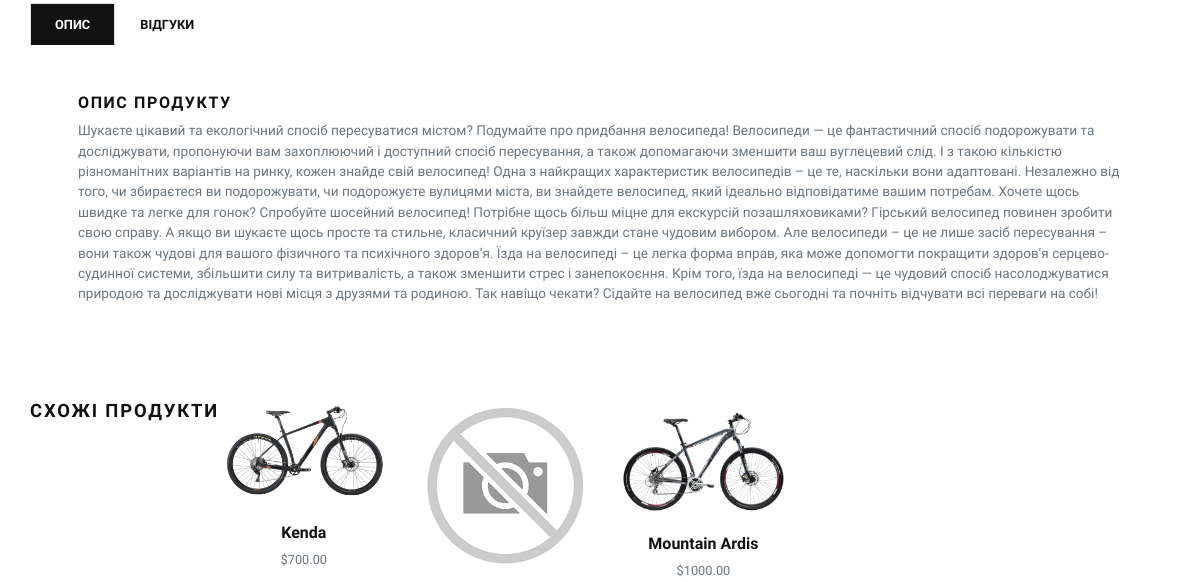
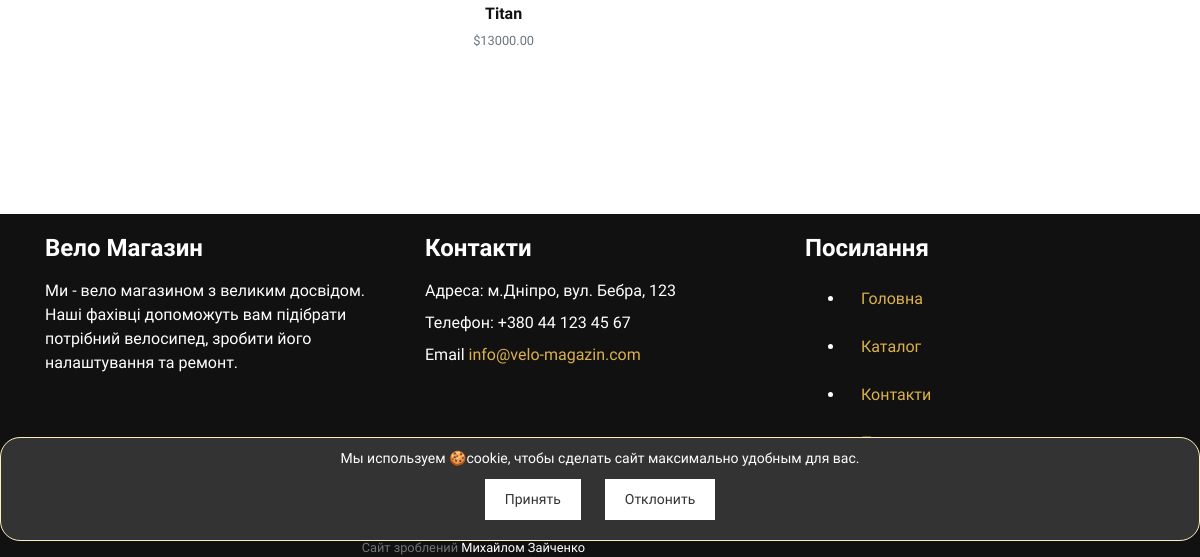
The page /product/spirit/ (lower part) on the database as committed earlier (2 pictures, top to bottom).
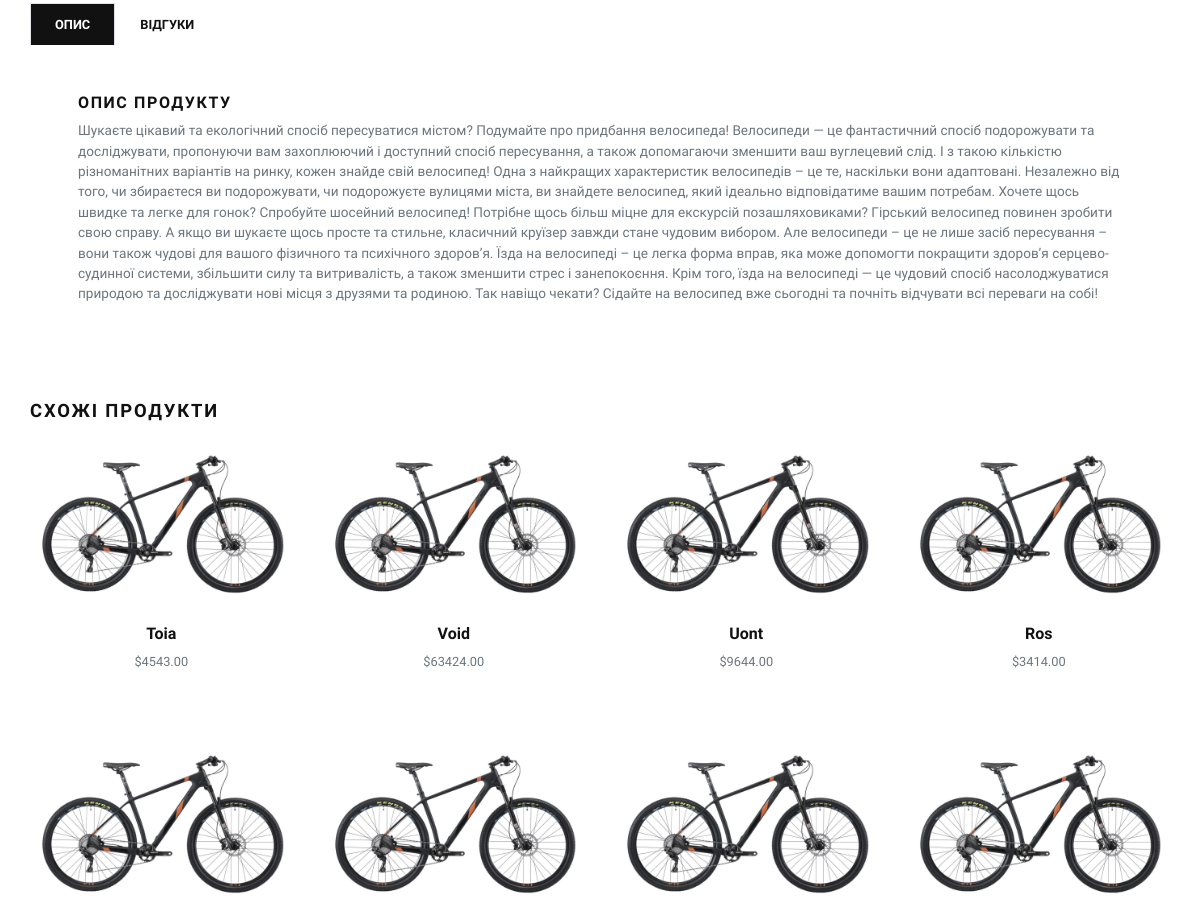
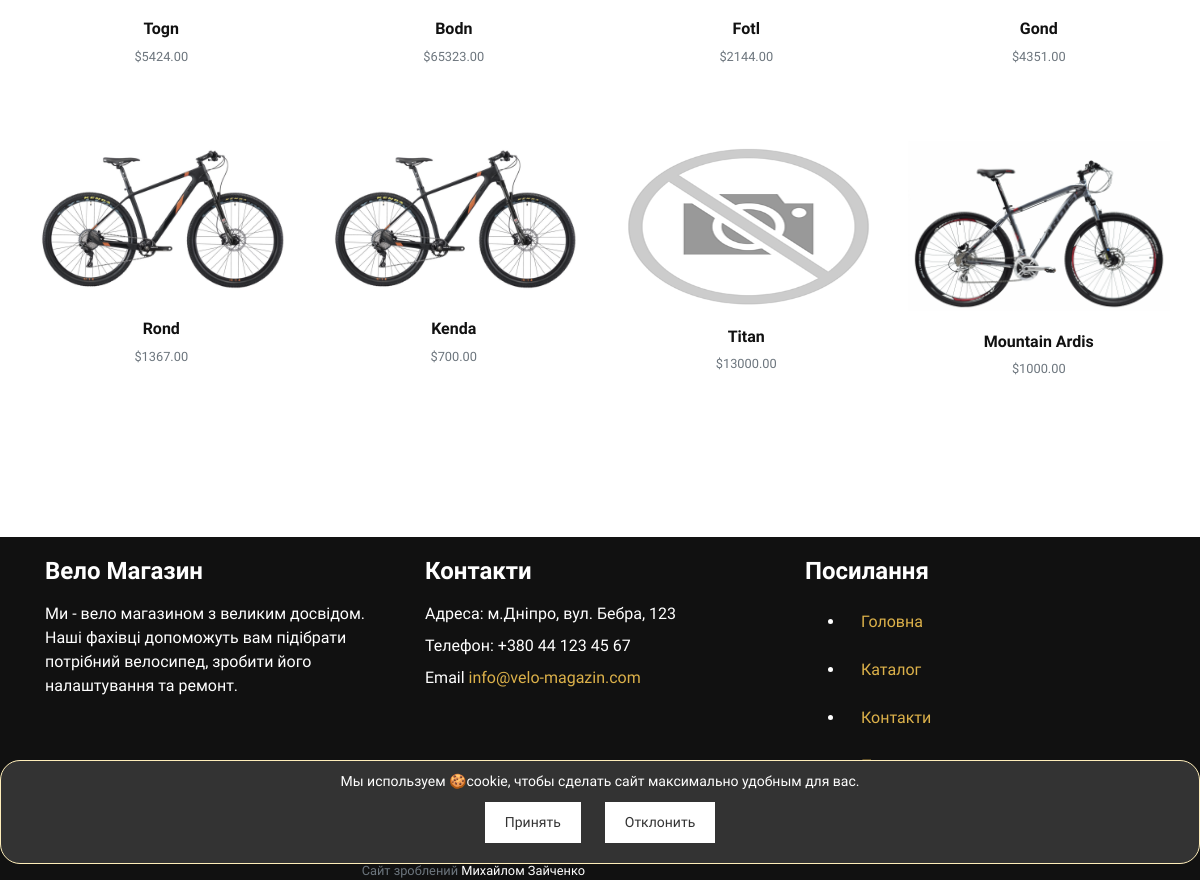
The same page on the database as committed later (2 pictures, top to bottom).
### store/models.py (models this page shows, shortened)
class Product(models.Model):
    title = models.CharField(max_length=150, verbose_name="Product Title")
    slug = models.SlugField(max_length=160, verbose_name="Product Slug")
    sku = models.CharField(max_length=255, unique=True, verbose_name="Unique Product ID (SKU)")
    short_description = models.TextField(verbose_name="Short Description")
    detail_description = models.TextField(blank=True, null=True, verbose_name="Detail Description")
    product_image = models.ImageField(upload_to='product', blank=True, null=True, verbose_name="Product Image")
    price = models.DecimalField(max_digits=8, decimal_places=2)
    category = models.ForeignKey(Category, verbose_name="Product Categoy", on_delete=models.CASCADE)
    is_active = models.BooleanField(verbose_name="Is Active?")
    is_featured = models.BooleanField(verbose_name="Is Featured?")
    created_at = models.DateTimeField(auto_now_add=True, verbose_name="Created Date")
    updated_at = models.DateTimeField(auto_now=True, verbose_name="Updated Date")
    class Meta:
        verbose_name_plural = 'Products'
        ordering = ('-created_at', )

### store/views.py (the view)
# urls.py: path('product/<slug:slug>/', views.detail, name="product-detail"),
def detail(request, slug):
    product = get_object_or_404(Product, slug=slug)
    related_products = Product.objects.exclude(id=product.id).filter(is_active=True, category=product.category)
    context = {
        'product': product,
        'related_products': related_products,
    }
    return render(request, 'store/detail.html', context)

### store/context_preprocessors.py (called while the page is built)
def store_menu(request):
    categories = Category.objects.filter(is_active=True)
    context = {
        'categories_menu': categories,
    }
    return context

def cart_menu(request):
    if request.user.is_authenticated:
        cart_items= Cart.objects.filter(user=request.user)
        context = {
            'cart_items': cart_items,
        }
    else:
        context = {}
    return context

### store/models.py (called while the page is built)
    def __str__(self):
        return self.title

### templates/store/detail.html (shortened to what this page needs)
{% extends 'base.html' %}
{% load static %}
    {% block content %}
      <section class="py-5">
        <div class="container">
          <div class="row mb-5">
          <ul class="nav nav-tabs border-0" id="myTab" role="tablist">
            <li class="nav-item"><a class="nav-link active" id="description-tab" data-toggle="tab"
                                    href="#description" role="tab" aria-controls="description" aria-selected="true">Опис</a></li>
            <li class="nav-item"><a class="nav-link" id="reviews-tab" data-toggle="tab" href="#reviews" role="tab" aria-controls="reviews" aria-selected="false">Відгуки</a></li>
          </ul>
          <div class="tab-content mb-5" id="myTabContent">
            <div class="tab-pane fade show active" id="description" role="tabpanel" aria-labelledby="description-tab">
              <div class="p-4 p-lg-5 bg-white">
                <h6 class="text-uppercase">Опис продукту </h6>
                <p class="text-muted text-small mb-0">{{product.detail_description}}</p>
              </div>
            </div>
          </div>
          <h2 class="h5 text-uppercase mb-4">Схожі продукти</h2>
          <div class="row">
            {% if related_products %}
              {% for rp in related_products %}
                <div class="col-lg-3 col-sm-6" style="height: 300px">
                  <div class="product text-center skel-loader">
                    <div class="d-block mb-3 position-relative">
                      <a class="d-block" href="{% url 'store:product-detail' rp.slug %}">
                        {% if rp.product_image %}
                          <img class="img-fluid w-100" style="max-height: 170px; margin-bottom: 5px;" src=
                                  "{{rp.product_image.url}}" alt="{{rp.title}}">
                        {% else %}
                        <img class="img-fluid w-100" style="height: 170px; width: 170px;" src=
                                "{% static 'img/not_img.png' %}"
                             alt="{{rp.title}}">
                        {% endif %}
                      </a>
                    </div>
                    <h6> <a class="reset-anchor" href="{% url 'store:product-detail' rp.slug %}">{{rp.title}}</a></h6>
                    <p class="small text-muted">${{rp.price}}</p>
                  </div>
                </div>
              {% endfor %}
            {% endif %}
          </div>
        </div>
      </section>
      {% endblock content %}

Rows that differ between the two databases and show on the page:
added Product: product_image (picture), title "Toia", price "4543.00"
added Product: product_image (picture), title "Void", price "63424.00"
added Product: product_image (picture), title "Uont", price "9644.00"
added Product: product_image (picture), title "Ros", price "3414.00"
added Product: product_image (picture), title "Togn", price "5424.00"
added Product: product_image (picture), title "Bodn", price "65323.00"
added Product: product_image (picture), title "Fotl", price "2144.00"
added Product: product_image (picture), title "Gond", price "4351.00"
added Product: product_image (picture), title "Rond", price "1367.00"
